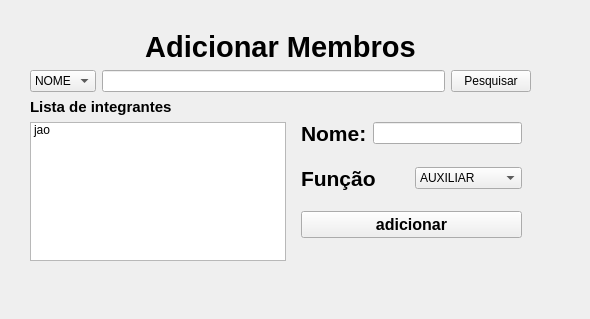
<?xml version="1.0" encoding="UTF-8"?>
<ui version="4.0">
 <class>Widget</class>
 <widget class="QWidget" name="Widget">
  <property name="geometry">
   <rect>
    <x>0</x>
    <y>0</y>
    <width>590</width>
    <height>319</height>
   </rect>
  </property>
  <property name="windowTitle">
   <string>Widget</string>
  </property>
  <widget class="QWidget" name="">
   <property name="geometry">
    <rect>
     <x>30</x>
     <y>30</y>
     <width>501</width>
     <height>231</height>
    </rect>
   </property>
   <layout class="QVBoxLayout" name="verticalLayout_3">
    <item>
     <widget class="QLabel" name="label">
      <property name="font">
       <font>
        <pointsize>22</pointsize>
        <bold>true</bold>
       </font>
      </property>
      <property name="text">
       <string>Adicionar Membros</string>
      </property>
      <property name="alignment">
       <set>Qt::AlignmentFlag::AlignCenter</set>
      </property>
     </widget>
    </item>
    <item>
     <layout class="QHBoxLayout" name="horizontalLayout">
      <item>
       <widget class="QComboBox" name="comboBox">
        <item>
         <property name="text">
          <string>NOME</string>
         </property>
        </item>
       </widget>
      </item>
      <item>
       <widget class="QLineEdit" name="lineEdit"/>
      </item>
      <item>
       <widget class="QPushButton" name="pushButton">
        <property name="text">
         <string>Pesquisar</string>
        </property>
       </widget>
      </item>
     </layout>
    </item>
    <item>
     <layout class="QHBoxLayout" name="horizontalLayout_5">
      <item>
       <layout class="QVBoxLayout" name="verticalLayout_2">
        <item>
         <widget class="QLabel" name="label_2">
          <property name="font">
           <font>
            <pointsize>11</pointsize>
            <bold>true</bold>
           </font>
          </property>
          <property name="text">
           <string>Lista de integrantes</string>
          </property>
         </widget>
        </item>
        <item>
         <widget class="QListWidget" name="listWidget">
          <item>
           <property name="text">
            <string>jao</string>
           </property>
          </item>
         </widget>
        </item>
       </layout>
      </item>
      <item>
       <widget class="QWidget" name="widget" native="true">
        <layout class="QVBoxLayout" name="verticalLayout">
         <item>
          <layout class="QHBoxLayout" name="horizontalLayout_2">
           <item>
            <widget class="QLabel" name="label_3">
             <property name="font">
              <font>
               <pointsize>16</pointsize>
               <bold>true</bold>
              </font>
             </property>
             <property name="text">
              <string>Nome:</string>
             </property>
            </widget>
           </item>
           <item>
            <widget class="QLineEdit" name="lineEdit_2"/>
           </item>
          </layout>
         </item>
         <item>
          <layout class="QHBoxLayout" name="horizontalLayout_3">
           <item>
            <widget class="QLabel" name="label_4">
             <property name="font">
              <font>
               <pointsize>16</pointsize>
               <bold>true</bold>
              </font>
             </property>
             <property name="text">
              <string>Função</string>
             </property>
            </widget>
           </item>
           <item>
            <widget class="QComboBox" name="comboBox_2">
             <item>
              <property name="text">
               <string>AUXILIAR</string>
              </property>
             </item>
            </widget>
           </item>
          </layout>
         </item>
         <item>
          <layout class="QHBoxLayout" name="horizontalLayout_4">
           <item>
            <widget class="QPushButton" name="pushButton_2">
             <property name="font">
              <font>
               <pointsize>12</pointsize>
               <bold>true</bold>
              </font>
             </property>
             <property name="text">
              <string>adicionar</string>
             </property>
            </widget>
           </item>
          </layout>
         </item>
        </layout>
       </widget>
      </item>
     </layout>
    </item>
   </layout>
  </widget>
 </widget>
 <resources/>
 <connections/>
</ui>
